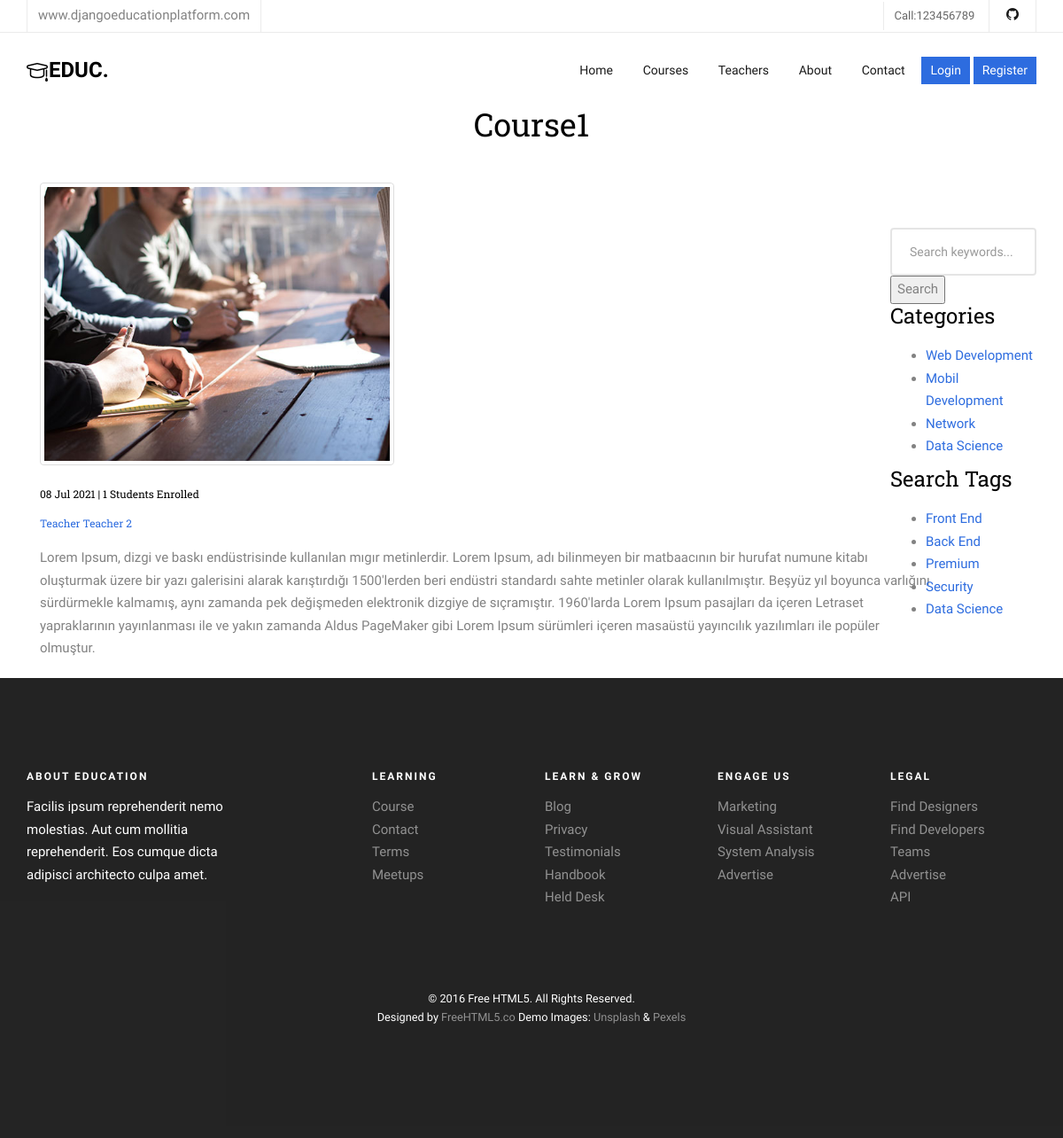
Page /courses/mobil-development/1 on the committed database.
### apps/courses/models.py (models this page shows, shortened)
class Course(models.Model):
    name = models.CharField(max_length=250,unique=True, verbose_name="Course Name")
    description = models.TextField(blank=True, null=True)
    image = models.ImageField(upload_to="courses/%Y%m%d/",default="courses/default.jpg")
    date = models.DateTimeField(auto_now=True)
    available = models.BooleanField(default=True)
    category = models.ForeignKey(Category, null=True, on_delete=models.DO_NOTHING)
    tags =models.ManyToManyField(Tag, blank=True, null =True)
    teacher = models.ForeignKey(Teacher, null=True, on_delete=models.CASCADE)
    students =models.ManyToManyField(User, blank=True, related_name='courses_join')

class Category(models.Model):
    name=models.CharField(max_length=100,null=True)
    slug=models.SlugField(max_length=50,null=True, unique=True)

class Tag(models.Model):
    name=models.CharField(max_length=100,null=True)
    slug=models.SlugField(max_length=50,null=True, unique=True)

### apps/teachers/models.py (models this page shows, shortened)
class Teacher(models.Model):
    name = models.CharField(max_length=50)
    title = models.CharField(max_length=50)
    description = models.TextField(blank=True)
    image = models.ImageField(upload_to="courses/%Y/%m/%d/")
    facebook = models.URLField(max_length=100,blank=True)
    twitter = models.URLField(max_length=100,blank=True)
    linkedin = models.URLField(max_length=100,blank=True)
    youtube = models.URLField(max_length=100,blank=True)

### apps/courses/views.py (the view)
# urls.py: path('<slug:category_slug>/<int:course_id>',views.course, name="course"),
def course(request, category_slug, course_id):
    courses =Course.objects.all().order_by('-date')
    current_user =request.user
    course = Course.objects.get(category__slug=category_slug, id= course_id)
    categories = Category.objects.all()
    tags = Tag.objects.all()
    if current_user.is_authenticated:
        enrolled_courses =current_user.courses_join.all()
    else:
        enrolled_courses=courses
    user_count = course.students.count()
    print(user_count)
    context = {
        'course':course,
        'enrolled_courses': enrolled_courses,
        'categories':categories,
        'tags':tags,
        'user_count':user_count,
    }
    return render(request,'courses/course.html',context)

### apps/courses/templates/courses/course.html (shortened to what this page needs)
{% extends 'core/base.html' %}
{% load static %}
{% block content %}
	<div class="all-title-box">
		<div class="container text-center mr-5">
			<h1>{{ course.name }}</h1>
		</div>
	</div>
	<br>
    <div id="overviews" class="section wb">
        <div class="container">
            <div class="row">
				<div class="col-md-10 animate-box fadeInUp animated-fast">
					<div class="container">
						<img class="img-thumbnail" src="{{course.image.url}}" style="width: 400px;">
					<br>
					<br>
						<h6 ><span>{{course.date |date:"d M Y"}}</span><span>    |   {{user_count}} Students Enrolled </span></h6>
						<h6><a href="{% url 'teacher' course.teacher.pk %}">{{course.teacher.name}}</a></h6>
						<p class="" style=" max-width: 120ch;">{{course.description}}</p>
					</div>
					</div>
					<br>
					<br>
				<div class="col-md-2 animate-box fadeInUp animated-fast">
					<div class="widget-search">
						<div class="site-search-area">
							<form method="get" id="site-searchform" action="#">
								<div>
									<input class="input-text form-control" name="search-k" id="search-k" placeholder="Search keywords..." type="text">
									<input id="searchsubmit" value="Search" type="submit">
								</div>
							</form>
						</div>
					</div>
					<div class="widget-categories">
						<h3 class="widget-title">Categories</h3>
							<ul>
								{% for category in categories %}
								<li><a href="{% url 'category' category.slug %}">{{ category.name }}</a></li>
								{% endfor %}
							</ul>
					</div>
					<div class="widget-tags">
						<h3 class="widget-title">Search Tags</h3>
						<ul class="tags">
							{% for tag in tags %}
							<li><a href="{% url 'tag' tag.slug %}">{% if tag.slug in request.path %}<b>{{tag.name}}</b> {% else %}{{ tag.name }} {% endif %}</a></li>
							{% endfor %}
						</ul>
					</div>
				</div>
            </div>
			</div>
        </div>
    </div>
    {% endblock %}

### static/css/style.css (style rules this page uses)
body { font-family: "Source Sans Pro", Arial, sans-serif; font-weight: 400; font-size: 15px; line-height: 1.7; color: #828282; background: #fff; }
a { color: #2D6CDF; -webkit-transition: 0.5s; -o-transition: 0.5s; transition: 0.5s; }
p { margin-bottom: 20px; }
h1, h2, h3, h4, h5, h6, figure { color: #000; font-family: "Roboto Slab", serif; font-weight: 400; margin: 0 0 20px 0; }
.form-control { box-shadow: none; background: transparent; border: 2px solid rgba(0, 0, 0, 0.1); height: 54px; font-size: 14px; font-weight: 400; }
.js .animate-box { opacity: 0; }

### rows in the picture
Course: name "Course1", image (picture), date "08 Jul 2021", teacher.name "Teacher Teacher 2", description "Lorem Ipsum, dizgi ve baskı endüstrisinde kullanılan mıgır metinlerdir. Lorem Ipsum, adı bilinmeyen bir matbaacının bir hurufat numune kitabı oluşturmak üzere bir yazı galerisini alarak karıştırdığı 1500'lerden beri endüstri standardı sahte metinler olarak kullanılmıştır. Beşyüz yıl boyunca varlığını sürdürmekle kalmamış, aynı zamanda pek değişmeden elektronik dizgiye de sıçramıştır. 1960'larda Lorem Ipsum pasajları da içeren Letraset yapraklarının yayınlanması ile ve yakın zamanda Aldus PageMaker gibi Lorem Ipsum sürümleri içeren masaüstü yayıncılık yazılımları ile popüler olmuştur."
Category: name "Web Development"
Category: name "Mobil Development"
Category: name "Network"
Category: name "Data Science"
Tag: name "Front End"
Tag: name "Back End"
Tag: name "Premium"
Tag: name "Security"
Tag: name "Data Science"

### other values in the picture
{{ user_count }} "1"
